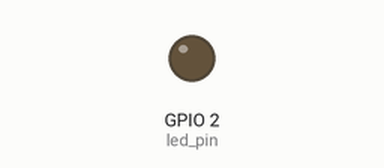
Recording of a sketch running on a simulated ESP32. On the bench: output pins drawn as LEDs (lit = HIGH). Dashed ring = blinking. What the sketch prints to the serial monitor is not drawn.

Above: at 0.5 s.
At 2.85 s:
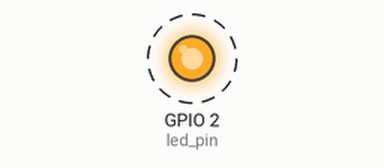
Timing chart, 0 to 3.1 s (numbered marks = the images above):
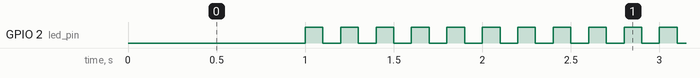

The sketch:

zad4.ino
```cpp
#if CONFIG_FREERTOS_UNICORE
  static const BaseType_t app_cpu = 0;
#else
  static const BaseType_t app_cpu = 1;
#endif

#define MAX_BUFF 255
#define configCHECK_FOR_STACK_OVERFLOW 2

static QueueHandle_t queueA;
static QueueHandle_t queueB;

static uint8_t queueA_length = 10;
static uint8_t queueB_length = 10;
char command[] = "delay";

void taskA(void *parameter){
  char msg_buff[MAX_BUFF];
  uint8_t id = 0;
  char msg_read;
  int cmd_length = strlen(command);
  char receiveMsg[MAX_BUFF];
  memset(msg_buff, 0, MAX_BUFF);
  memset(receiveMsg, 0, MAX_BUFF);

  while(1){
    //Serial.println("NIe wiem");
    if(Serial.available()){
      msg_read = Serial.read();
      if(id < MAX_BUFF - 1){
        msg_buff[id++] = msg_read;
      }else{
        memset(msg_buff, 0, MAX_BUFF);
        id = 0;
      }

      if(msg_read == '\n'){
        msg_buff[id - 1] = '\0';
        //Serial.println(msg_buff);

        if(memcmp(msg_buff, command, cmd_length) == 0){
          char *tail = msg_buff + cmd_length;
          int user_delay = abs(atoi(tail));
          //Serial.println(user_delay);

          if(xQueueSend(queueA, (void*)&user_delay, 10) == pdFALSE){
            Serial.println("QueueA is FULL");
          }


        }
        memset(msg_buff, 0, MAX_BUFF);
        id = 0;
      }
    }

    if(xQueueReceive(queueB, &receiveMsg, 10) == pdTRUE){
      Serial.print("Task A: ");
      Serial.println(receiveMsg);
      memset(receiveMsg, 0, MAX_BUFF);
    }
    //Serial.println("Task A przed delay");
    vTaskDelay(10 / portTICK_PERIOD_MS);
  }
}

void taskB(void *parameter){
  const uint8_t led_pin = 2;
  int led_delay = 100;
  static uint64_t blinksCounter = 0;
  char blinkMsg[MAX_BUFF];

  pinMode(led_pin, OUTPUT);

  memset(blinkMsg, 0, MAX_BUFF);

  while(1){

    if(xQueueReceive(queueA, &led_delay, 0) == pdTRUE){
      Serial.print("Delay set to ");
      Serial.println(led_delay);
    }

    if((blinksCounter % 10 == 0)&& blinksCounter){
      sprintf(blinkMsg, "Blinks %d times", blinksCounter);
      //Serial.println(blinkMsg);
      if(xQueueSend(queueB, &blinkMsg, 10) == pdFALSE){
        Serial.println("QueueB is FULL");
      }
      memset(blinkMsg, 0, MAX_BUFF);
    }


    digitalWrite(led_pin, HIGH);
    vTaskDelay(led_delay / portTICK_PERIOD_MS);
    digitalWrite(led_pin, LOW);
    vTaskDelay(led_delay / portTICK_PERIOD_MS);
    blinksCounter++;
  }
}


void setup() {
  Serial.begin(115200);

  vTaskDelay(1000 / portTICK_PERIOD_MS);

  queueA = xQueueCreate(queueA_length, sizeof(int));
  queueB = xQueueCreate(queueB_length, sizeof(char[MAX_BUFF]));

  xTaskCreatePinnedToCore(taskA, "Task A", 10000, NULL, 1, NULL, app_cpu);
  xTaskCreatePinnedToCore(taskB, "Task B", 10000, NULL, 1, NULL, app_cpu);

  vTaskDelete(NULL);
}


void loop() {
  // put your main code here, to run repeatedly:

}
```

Measured:
- by itself, GPIO 2 (led_pin): alternates HIGH for 0.10 s and LOW for 0.10 s
